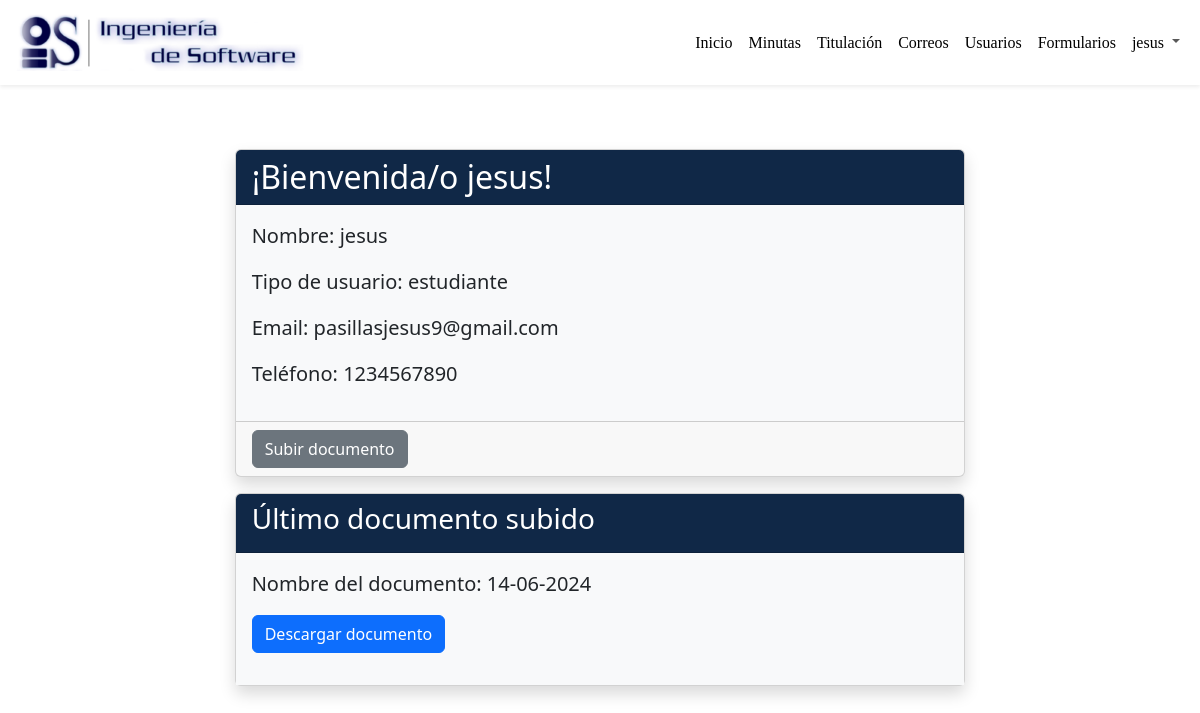
The page /usuario/perfil/ (signed in) on the database its author committed.
### usuario/models.py (models this page shows, shortened)
class CaseiUser(AbstractBaseUser, PermissionsMixin):
    nombre = models.CharField(max_length=100)
    email = models.EmailField(unique=True)
    telefono = models.CharField(max_length=15, validators=[RegexValidator(r'^\+?1?\d{9,15}$')])
    username = models.CharField(max_length=50, unique=True)
    password = models.CharField(max_length=100)
    is_active = models.BooleanField(default=True)
    is_staff = models.BooleanField(default=False)
    objects = CaseiUserManager()
    USERNAME_FIELD = 'username'
    EMAIL_FIELD = 'email'
    REQUIRED_FIELDS = ['email', 'nombre', 'telefono']

class UserTipo(models.Model):
    tipoUser = models.CharField(max_length=255)
    caseiuser = models.ForeignKey(CaseiUser, on_delete=models.CASCADE)

class Documento(models.Model):
    nombre = models.CharField(max_length=100)
    archivo = models.FileField(upload_to='documents/')

### usuario/views.py (the view)
# urls.py: path('perfil/', views.perfil_usuario, name='perfil_usuario'),  # Sin el <int:pk>
@login_required
def perfil_usuario(request):
    usuario = request.user  # Obtiene el usuario autenticado directamente
    try:
        tipo = UserTipo.objects.get(caseiuser=usuario)
        es_coordinador = tipo.tipoUser == 'coordinador'
        es_tutor = tipo.tipoUser == 'tutor'
    except UserTipo.DoesNotExist:
        tipo = None
        es_coordinador = False
        es_tutor = False
    documentos = Documento.objects.first()
    return render(request, 'usuario/perfil_usuario.html', {
        'usuario': usuario,
        'tipo_cacei': tipo.tipoUser if tipo else "N/A",
        'ultimo_documento': documentos,
        'es_coordinador': es_coordinador,
        'es_tutor': es_tutor
    })

### usuario/templates/usuario/perfil_usuario.html (shortened to what this page needs)
{% extends 'main.html' %}
{% block content %}
<div class="container my-5 p-3">
    <div class="row justify-content-center">
        <div class="col-md-8">
            <div class="card shadow">
                <div class="card-header text-white" style="background-color: #102847;">
                    <h2 class="mb-0"> ¡Bienvenida/o {{ usuario.username }}!</h2>
                </div>
                <div class="card-body bg-light">
                    <p class="lead"><strong>Nombre:</strong> {{ usuario.nombre }}</p>
                    <p class="lead"><strong>Tipo de usuario:</strong> {{ tipo_cacei }}</p>
                    <p class="lead"><strong>Email:</strong> {{ usuario.email }}</p>
                    <p class="lead"><strong>Teléfono:</strong> {{ usuario.telefono }}</p>
                </div>
                <div class="card-footer">
                    <a href="{% url 'subir_documento' %}" class="btn btn-secondary">Subir documento</a>
                </div>
            </div>
            <div class="card shadow mt-3">
                <div class="card-header text-white" style="background-color: #102847;">
                    <h3> Último documento subido</h3>
                </div>
                <div class="card-body bg-light">
                    {% if ultimo_documento %}
                        <p class="lead"><strong>Nombre del documento:</strong> {{ ultimo_documento.nombre }}</p>
                        <p><a href="{{ ultimo_documento.archivo.url }}" class="btn btn-primary" download>Descargar documento</a></p>
                    {% else %}
                        <p>No se ha subido ningún documento</p>
                    {% endif %}
                </div>
            </div>
        </div>
    </div>
</div>
{% endblock %}

### templates/main.html (shortened to what this page needs)
{% load static %}
<!DOCTYPE html>
<html lang="en">
    <head>
        <link rel="stylesheet" href="{%static '/bootstrap/css/bootstrap.min.css'%}">
        <link rel="stylesheet" href="{%static '/css/Navbar-Right-Links-Dark-icons.css'%}">
    </head>
    <body>
        <nav class="navbar navbar-light navbar-expand-lg fw-normal shadow-sm py-1">
            <div class="container-fluid">
                <nav class="navbar navbar-expand-lg">
                    <a class="navbar-brand">
                        <img src="{% static 'images/logo.png' %}" href="{% url 'home_page' %}" width="300" height="auto" class="img-fluid" alt="Logo">
                    </a>
                </nav>
                <div class="collapse navbar-collapse" id="navcol-5">
                    <ul class="navbar-nav ms-auto">
                        <li class="nav-item"><a class="nav-link active" href="{% url 'home_page' %}">Inicio</a></li>
                        <li class="nav-item"><a class="nav-link active" href="{% url 'consulta_minutas' %}">Minutas</a></li>
                        <li class="nav-item"><a class="nav-link active" href="{% url 'titulacion' %}">Titulación</a></li>
                        <li class="nav-item"><a class="nav-link active" href="{% url 'enviar_correo' %}">Correos</a></li>
                        <li class="nav-item"><a class="nav-link active" href="{% url 'usuarios' %}">Usuarios</a></li>
                        <li class="nav-item"><a class="nav-link active" href="{% url 'forms' %}">Formularios</a></li>
                        <div class="nav-item dropdown">
                            <a href="#" class="nav-link dropdown-toggle" data-bs-toggle="dropdown">
                                <span class="nav-item">{{user.nombre}}</span>
                            </a>
                        </div>
                    </ul>
                </div>
            </div>
        </nav>
        {% block content %}
        {% endblock content %}
    </body>
</html>

### templates/main.html (style rules this page uses)
html, body, .container-fluid { height: 100%; }
.row { display: flex; height: 100%; }
body { display: flex; flex-direction: column; min-height: 100vh; margin: 0; }

### rows shown on the page
CaseiUser: nombre "jesus", username "jesus", email "pasillasjesus9@gmail.com", telefono "1234567890"
UserTipo: tipoUser "estudiante"
Documento: nombre "14-06-2024"
